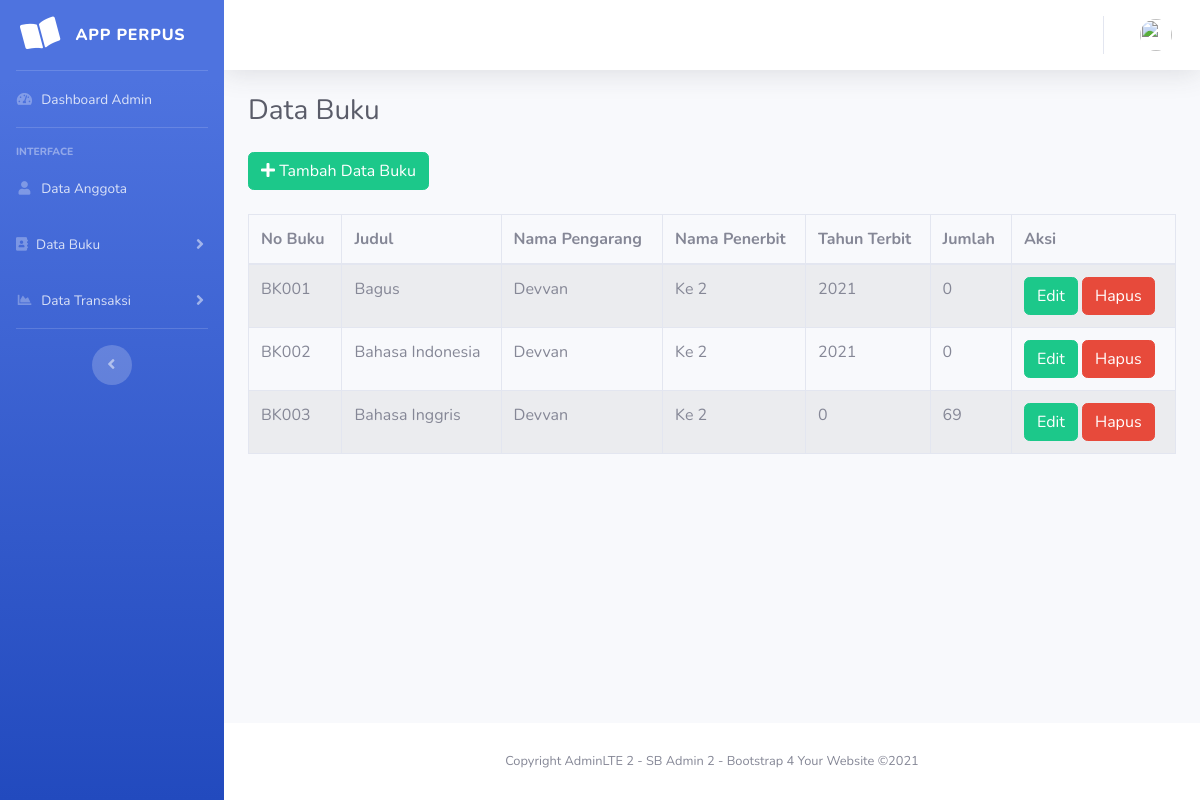
Screenshot of /index.php/admin/buku with the database file from the repository.
### tables this page shows
CREATE TABLE `buku` (
  `id_buku` varchar(15) NOT NULL,
  `id_pengarang` int(15) NOT NULL,
  `id_penerbit` int(15) NOT NULL,
  `judul_buku` varchar(100) NOT NULL,
  `jumlah` int(15) NOT NULL,
  `tahun_terbit` int(15) NOT NULL
);

CREATE TABLE `pengarang` (
  `id_pengarang` int(11) NOT NULL,
  `name_pengarang` varchar(225) NOT NULL
);

CREATE TABLE `penerbit` (
  `id_penerbit` int(11) NOT NULL,
  `name_penerbit` varchar(225) NOT NULL
);

### application/controllers/Admin.php (called while the page is built, shortened)
<?php
class Admin extends CI_Controller
{
    public function __construct()
    {
        $this->load->library('form_validation');
        $this->load->model('m_pengarang');
        $this->load->model('m_penerbit');
        $this->load->model('m_buku');
        $this->load->model('m_pinjam');
        $this->load->model('m_pengembalian');
        $this->load->model('m_anggota');
        $this->load->model('m_index');
    }
    public function buku()
    {
        $data['title'] =  'App Perpus | Buku';
        $data['user'] = $this->db->get_where('user', ['email' => $this->session->userdata('email')])->row_array();
        $data['data']    = $this->m_buku->_getData();
        $this->load->view('sb_templates/header', $data);
        $this->load->view('admin/buku', $data);
        $this->load->view('sb_templates/footer');
    }
}

### index.php (called while the page is built, shortened)
<?php
require_once BASEPATH.'core/CodeIgniter.php';

### application/models/M_buku.php (called while the page is built, shortened)
<?php
class M_buku extends CI_Model
{
    public function _getData()
    {
        $this->db->select('*');
        $this->db->from('buku');
        $this->db->join('pengarang', 'buku.id_pengarang = pengarang.id_pengarang');
        $this->db->join('penerbit', 'buku.id_penerbit = penerbit.id_penerbit');
        return $this->db->get();
    }
}

### application/views/admin/buku.php (the view, shortened to what this page needs)
<body id="page-top">
    <div id="wrapper">
        <ul class="navbar-nav bg-gradient-primary sidebar sidebar-dark accordion" id="accordionSidebar">
            <a class="sidebar-brand d-flex align-items-center justify-content-center">
                <div class="sidebar-brand-icon rotate-n-15">
                    <i class="fas fa-book-open"></i>
                </div>
                <div class="sidebar-brand-text mx-3">App Perpus</div>
            </a>
            <hr class="sidebar-divider my-0">
            <li class="nav-item">
                <a class="nav-link" href="<?= base_url() ?>admin">
                    <i class="fas fa-fw fa-tachometer-alt"></i>
                    <span>Dashboard Admin</span></a>
            </li>
            <hr class="sidebar-divider">
            <div class="sidebar-heading">
                Interface
            </div>
            <li class="nav-item">
                <a class="nav-link" href="<?= base_url() ?>admin/anggota">
                    <i class="fas fa-fw fa-user"></i>
                    <span>Data Anggota</span></a>
            </li>
            <li class="nav-item">
                <a class="nav-link collapsed" href="#" data-toggle="collapse" data-target="#collapseTwo" aria-expanded="true" aria-controls="collapseTwo">
                    <i class="fas fa-address-book"></i>
                    <span>Data Buku</span>
                </a>
            </li>
            <li class="nav-item">
                <a class="nav-link collapsed" href="#" data-toggle="collapse" data-target="#collapseUtilities" aria-expanded="true" aria-controls="collapseUtilities">
                    <i class="fas fa-fw fa-chart-area"></i>
                    <span>Data Transaksi</span>
                </a>
            </li>
            <hr class="sidebar-divider d-none d-md-block">
            <div class="text-center d-none d-md-inline">
                <button class="rounded-circle border-0" id="sidebarToggle"></button>
            </div>
        </ul>
        <div id="content-wrapper" class="d-flex flex-column">
            <div id="content">
                <nav class="navbar navbar-expand navbar-light bg-white topbar mb-4 static-top shadow">
                    <ul class="navbar-nav ml-auto">
                        <li class="nav-item dropdown no-arrow">
                            <a class="nav-link dropdown-toggle" href="#" id="userDropdown" role="button" data-toggle="dropdown" aria-haspopup="true" aria-expanded="false">
                                <img class="img-profile rounded-circle" src="<?= base_url('assets/img/profile/') . $user['image']; ?>">
                            </a>
                        </li>
                </nav>
                <div class="container-fluid">
                    <h3 class="h3 mb-4 text-gray-800">Data Buku</h3>
                    <div class="row">
                        <div class="col-md-10">
                            <a href="<?= base_url() ?>admin/tambah_buku" class="btn btn-success"><i class="fa fa-plus"></i> Tambah Data Buku</a>
                        </div>
                    </div>
                    <br>
                    <table id="example1" class="table table-bordered table-striped">
                        <thead>
                            <tr>
                                <th>No Buku</th>
                                <th>Judul</th>
                                <th>Nama Pengarang</th>
                                <th>Nama Penerbit</th>
                                <th>Tahun Terbit</th>
                                <th>Jumlah</th>
                                <th>Aksi</th>
                            </tr>
                        </thead>
                        <tbody>
                            <?php
                            foreach ($data->result() as $row) { ?>
                                <tr>
                                    <td><?= $row->id_buku; ?></td>
                                    <td><?= $row->judul_buku; ?></td>
                                    <td><?= $row->name_pengarang; ?></td>
                                    <td><?= $row->name_penerbit; ?></td>
                                    <td><?= $row->tahun_terbit; ?></td>
                                    <td><?= $row->jumlah; ?></td>
                                    <td>
                                        <a href="<?= base_url() ?>admin/edittt/<?= $row->id_buku; ?>" class="btn btn-success btn-xs">Edit</a>
                                        <a href="<?= base_url() ?>admin/hapussss/<?= $row->id_buku; ?>" class="btn btn-danger btn-xs" onclick="return confirm('Yakin mau menghapus ?');">Hapus</a>
                                    </td>
                                </tr>
                            <?php }
                            ?>
                        </tbody>
                    </table>
                </div>
            </div>
            <footer class="sticky-footer bg-white">
                <div class="container my-auto">
                    <div class="copyright text-center my-auto">
                        <span>Copyright AdminLTE 2 - SB Admin 2 - Bootstrap 4 Your Website &copy;2021</span>
                    </div>
                </div>
            </footer>
        </div>
    </div>

### rows the page displays
buku: id_buku "BK001", judul_buku "Bagus", id_pengarang.name_pengarang "Devvan", id_penerbit.name_penerbit "Ke 2", tahun_terbit "2021", jumlah "0"
buku: id_buku "BK002", judul_buku "Bahasa Indonesia", id_pengarang.name_pengarang "Devvan", id_penerbit.name_penerbit "Ke 2", tahun_terbit "2021", jumlah "0"
buku: id_buku "BK003", judul_buku "Bahasa Inggris", id_pengarang.name_pengarang "Devvan", id_penerbit.name_penerbit "Ke 2", tahun_terbit "0", jumlah "69"
